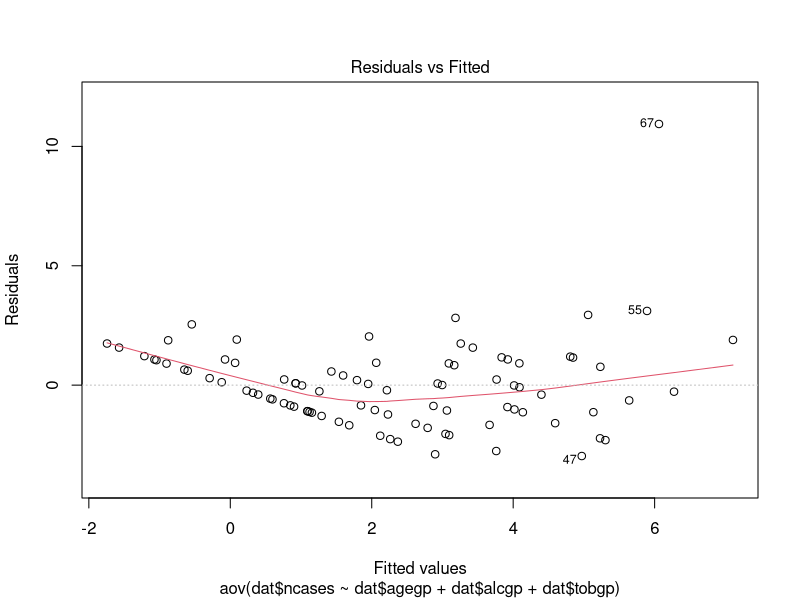
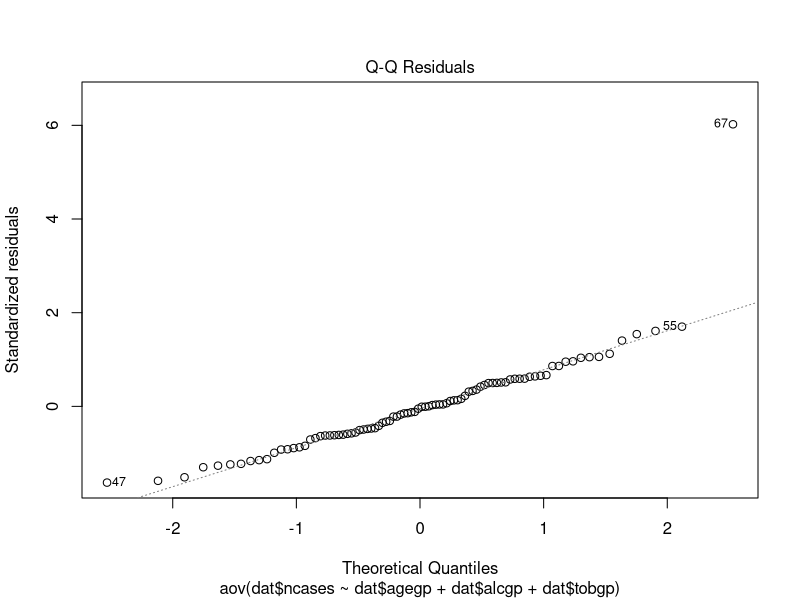
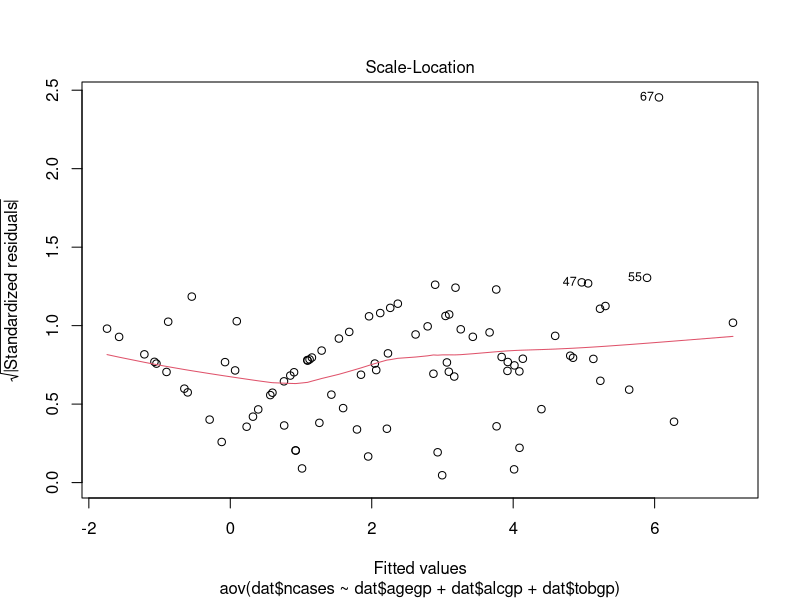
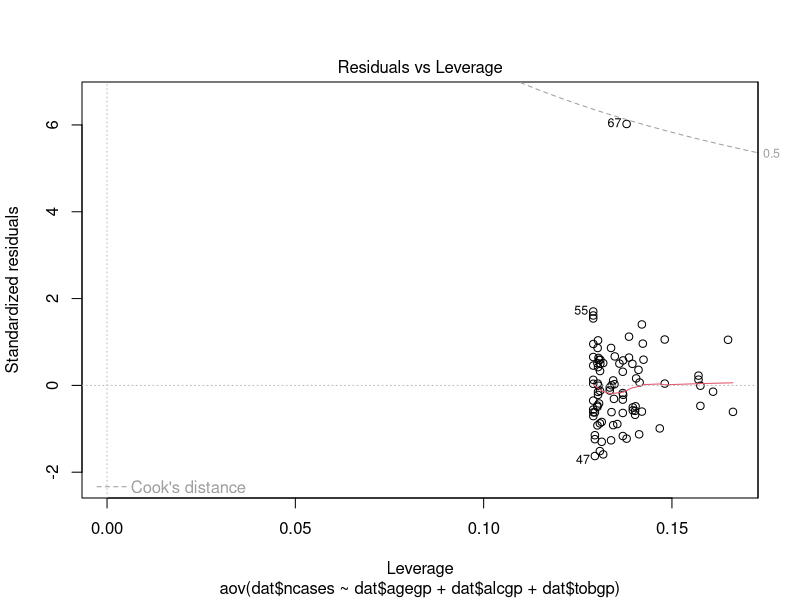

The R script that drew these images, in order: (Note: this script raises an error after producing the figures.)
## ---- chunk 1
knitr::opts_chunk$set(echo = TRUE)
library(tidyverse)
library(ggplot2)
library(dplyr)
options(dplyr.summarise.inform = FALSE)
## ---- chunk 2
dat<- esoph
## ---- chunk 3

model <- aov(dat$ncases ~ dat$agegp+dat$alcgp+dat$tobgp, data = dat)

#summary(model)

#plot the model
plot(model)

#looking at histogram of residuals
hist(model2$residuals, main = "Residuals Histogram")


## ---- chunk 4
shapiro.test(model$residuals)
## ---- chunk 5
esoph$percentage <- esoph$ncases / (esoph$ncontrols+esoph$ncases)

model2 <- aov(percentage ~ agegp + tobgp + alcgp, data = esoph) #Linear model is created in order to apply anova test

plot(model2$residuals)
hist((model2$residuals))


#formal test of normality

shapiro.test(model2$residuals)

#here p-value >.05 so we would not reject the null as there is strong evidence against rejecting the null.
